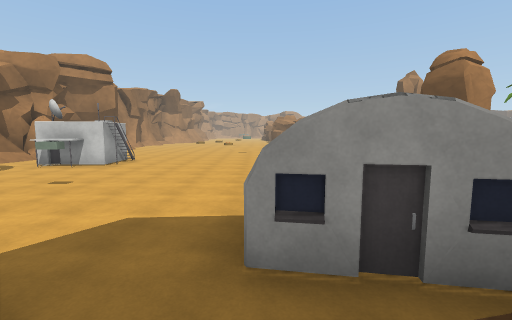
view 1 (above)

24 first-person views from a walk through a scene from a Unity 3-D project. The camera is 1.3 m above the floor, tilts 6° down and sees 90° across. The floor is counted in squares, 2 m on a side. Each view is taken from the middle of a square. On the plan, view 1 faces up. The plan holds only what a view shows up to about 9 squares ahead; the rest is blank. The place goes on beyond the plan. Some surface patterns are stand-ins.

view 2
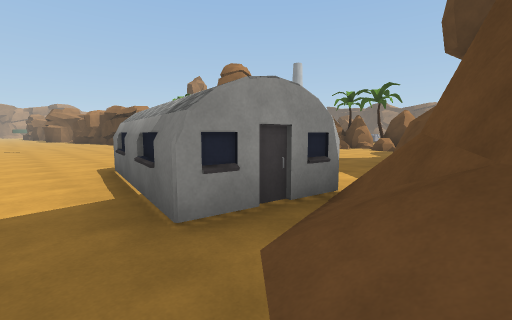

view 3
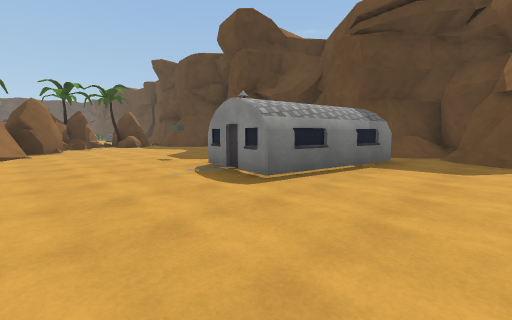

view 4
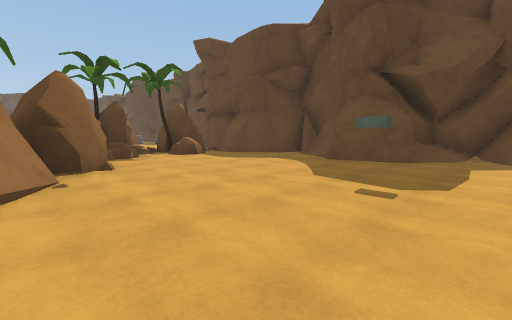

view 5
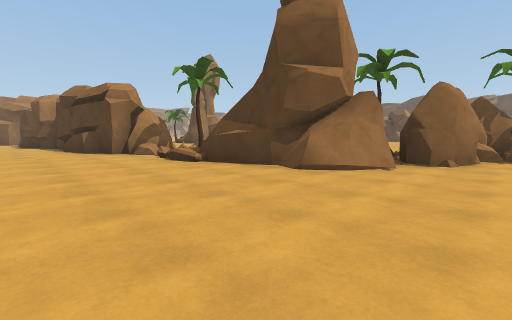

view 6
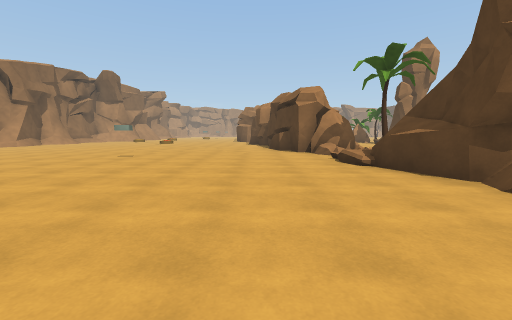

view 7
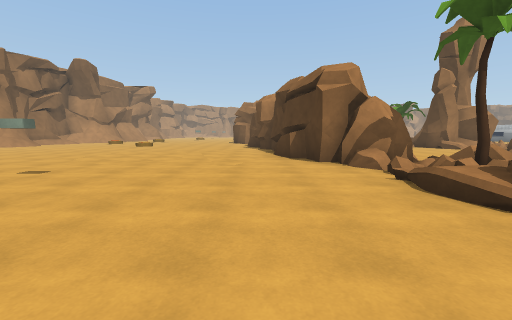

view 8
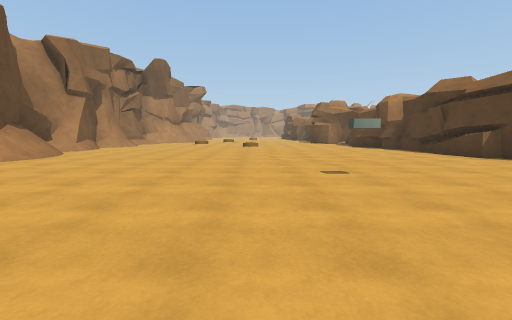

view 9
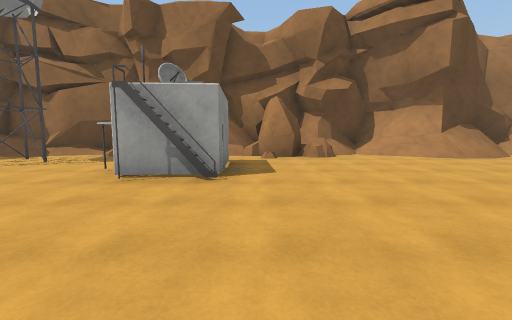

view 10
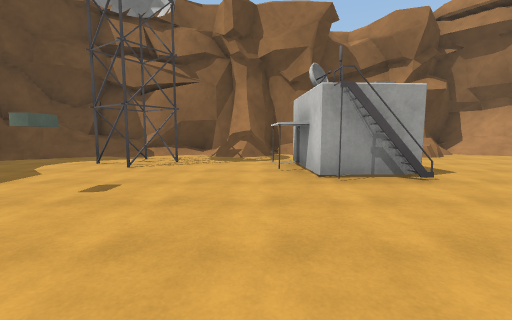

view 11
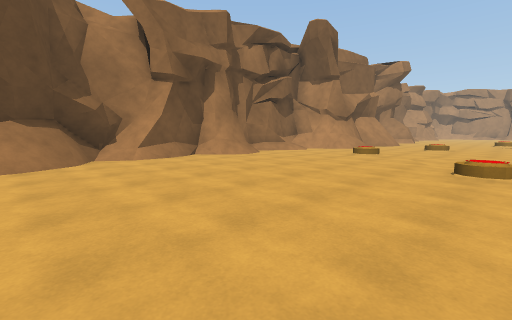

view 12
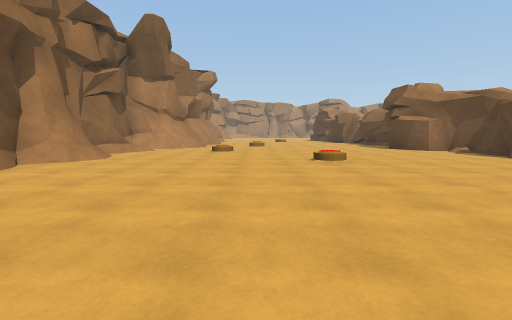

view 13
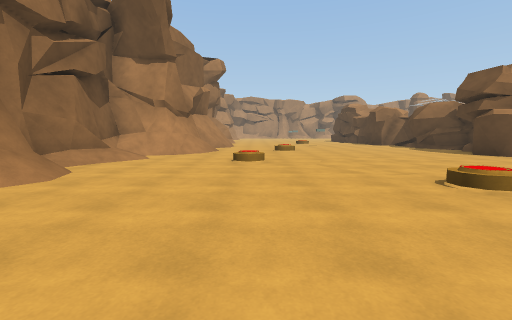

view 14
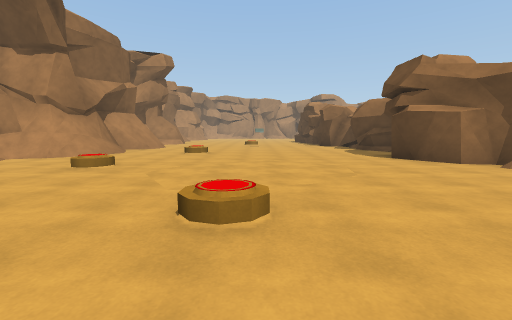

view 15
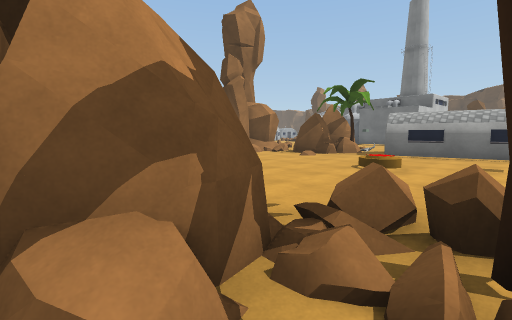

view 16
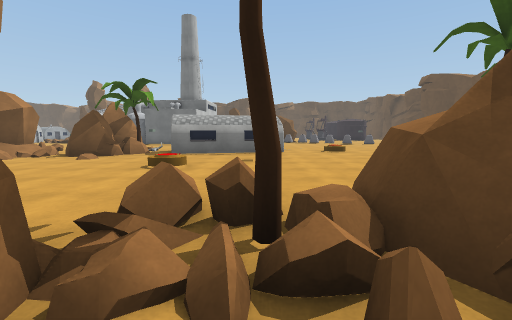

view 17
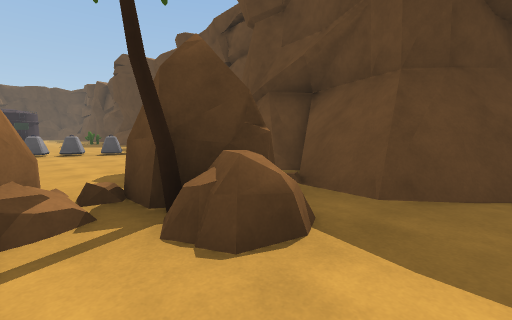

view 18
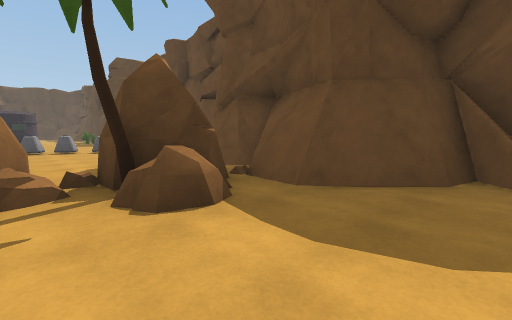

view 19
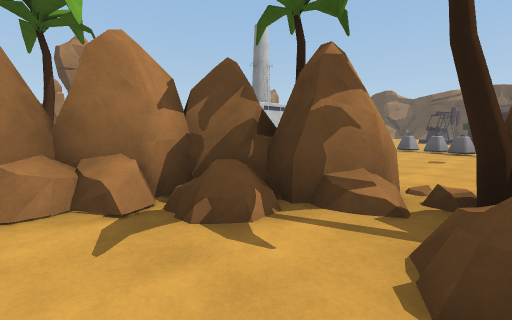

view 20
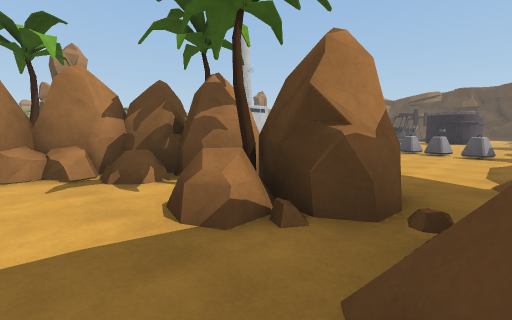

view 21
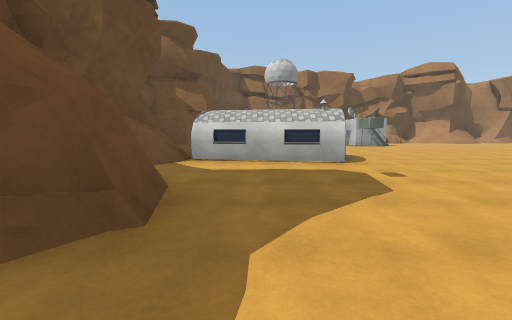

view 22
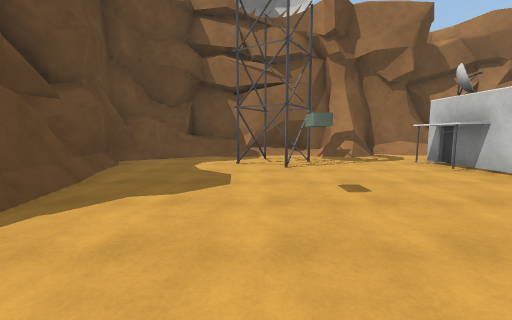

view 23
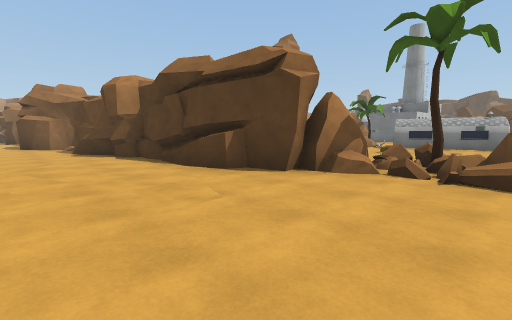

view 24
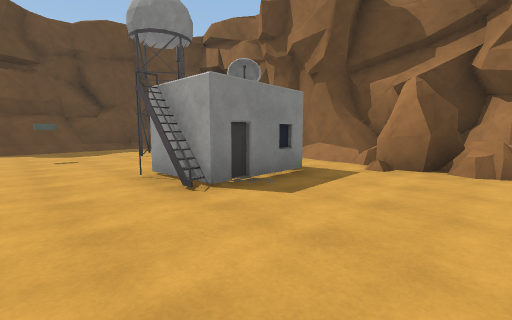

### Floor plan
Key: @ floor where view 1 was taken; # wall or solid block; x gap in a wall; . main floor; : floor 0.5 m higher than the main floor; / step, stairs or slope; = window, fence, low wall or low ledge; ^ raised ledge; T tree; B building; R rock; O other object.
Columns run from 10 left of view 1 to 20 right of it. Each row starts with its distance up from view 1.
 28    /.. ......
 27  ^^/../......
 26 ##//........#
 25 #//.........##
 24 ##/..:.......##
 23  #...........##
 22  #...........#
 21  #....../....#
 20  #...........##       ##=
 19 ##............#      .# R
 18 #/............#    ...RRR
 17 ##/...........#   .....TR
 16 ##/...........## .......x
 15 ##/............# .../..#
 14 #//............##=.....##
 13 #/..............T#...O..#
 12 #/R............###.......
 11 #RR............##  ......
 10 ##..............#    .../
  9  #..##..........##  T
  8  #..B#...........##RRR
  7  #=...............RRR#
  6  #..................RRTR ....=
  5  #.##.O....##.O......RR...O.=.
  4 ##/##......##.......RT......=..
  3 #//.......###........RR....==..
  2 ##/.......###..##../##.//..x...
  1  ##/#####//////##//######
  0   ####  #/@###/#####
 -1         ########

Where each view was taken, in squares from view 1:
view 1: 0 up, 0 right, facing up
view 2: 0 up, 1 left, facing up-right
view 3: 8 up, 2 left, facing down-right
view 4: 8 up, 3 right, facing down-right
view 5: 6 up, 2 right, facing up-right
view 6: 6 up, 3 right, facing up
view 7: 9 up, 3 right, facing up
view 8: 9 up, 2 left, facing up
view 9: 10 up, 1 left, facing left
view 10: 7 up, 1 left, facing left
view 11: 16 up, 2 left, facing up-left
view 12: 15 up, 4 left, facing up
view 13: 18 up, 5 left, facing up
view 14: 19 up, 2 left, facing up
view 15: 13 up, 5 right, facing up-right
view 16: 13 up, 5 right, facing right
view 17: 5 up, 9 right, facing down-right
view 18: 5 up, 8 right, facing down-right
view 19: 4 up, 9 right, facing up-right
view 20: 2 up, 9 right, facing up-right
view 21: 3 up, 8 right, facing left
view 22: 4 up, 1 left, facing left
view 23: 12 up, 1 right, facing up-right
view 24: 12 up, 3 left, facing down-left
